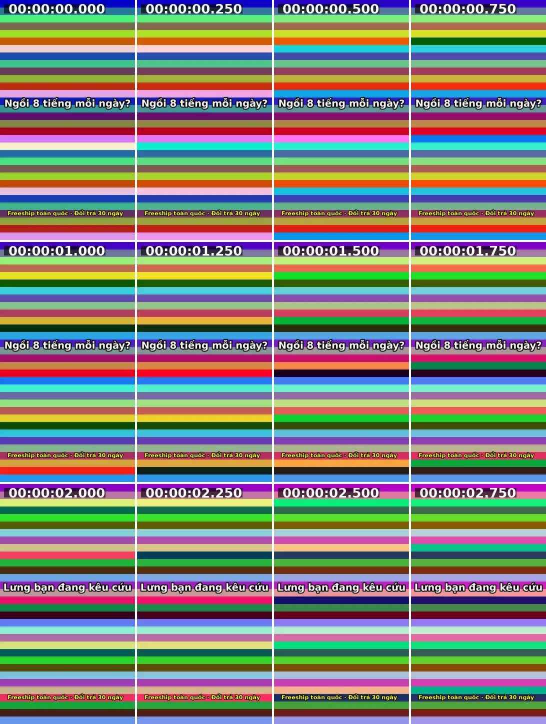
#> input picture examples/posturepro/03-videos/v1/hook_sheet.jpg, 1092 x 1448 px, given in place of v1, which was not available (shown at 1/2 size)
$ python ocr_frames.py --images ../examples/posturepro/03-videos/v1 --out-dir out
#> lines starting #> are read from the running program, lines starting #| are printed output that depends on the picture; after the words box and inside, x2 and y2 are one past the last pixel; in counts of white or black regions, pixels touching at a corner belong together
#!/usr/bin/env python3
"""ocr_frames.py: Đọc CHỮ TRÊN MÀN HÌNH (text overlay, caption, sticker giá…) của video/ảnh ad, hỗ trợ tiếng Việt có dấu.

Engine (tự chọn cái có sẵn, ưu tiên theo thứ tự):
  1. tesseract + gói ngôn ngữ vie   (apt install tesseract-ocr tesseract-ocr-vie | brew install tesseract tesseract-lang)
  2. easyocr ['vi','en']            (pip install easyocr, nặng hơn nhưng tốt với chữ cách điệu)

Mỗi khung được xử lý 2 kiểu (chữ sáng trên nền tối và ngược lại), phóng to 2× rồi chọn kết quả có độ tin cậy cao hơn.
Chữ giống nhau ở các khung liên tiếp được gộp thành 1 đoạn có thời gian bắt đầu/kết thúc.

Dùng:
  python3 ocr_frames.py --video ad.mp4 --out-dir out/ [--fps 2] [--hook-fps 4] [--lang vie+eng]
  python3 ocr_frames.py --images a.jpg b.png --out-dir out/          # ảnh tĩnh / screenshot
Output: ocr.json (timeline + hook 0–3s) · ocr.txt ("[0.0–2.5] chữ")
"""
from __future__ import annotations

import argparse
import difflib
import json
import os
import re
import shutil
import subprocess
import sys
import tempfile
import unicodedata
from pathlib import Path


def nfc(s: str) -> str:
    return unicodedata.normalize("NFC", s)


# [4 lines left out: function clean, not called in this run]


# ---------- tiền xử lý ----------
def variants(img_path: Path, tmp: Path) -> list[Path]:
    """3 bản: (1) tách chữ sáng trắng/vàng (caption ad phổ biến nhất: chữ trắng viền đen) → chữ đen nền trắng,
    (2) xám tăng tương phản, (3) đảo màu. Phóng lên chiều ngang ~1400px."""
    try:
        from PIL import Image, ImageOps, ImageFilter  # type: ignore
    except ImportError:
        return [img_path]
    rgb = Image.open(img_path).convert("RGB")
#> rgb is the input picture: PIL image 1092x1448 RGB; mean R, G, B 127.5, 128.3, 120.4
    w, h = rgb.size
#> w = 1092; h = 1448
    scale = max(1.0, min(2.0, 1400 / max(1, min(w, h))))
#> scale = 1.28
    rgb = rgb.resize((int(w * scale), int(h * scale)), Image.LANCZOS)
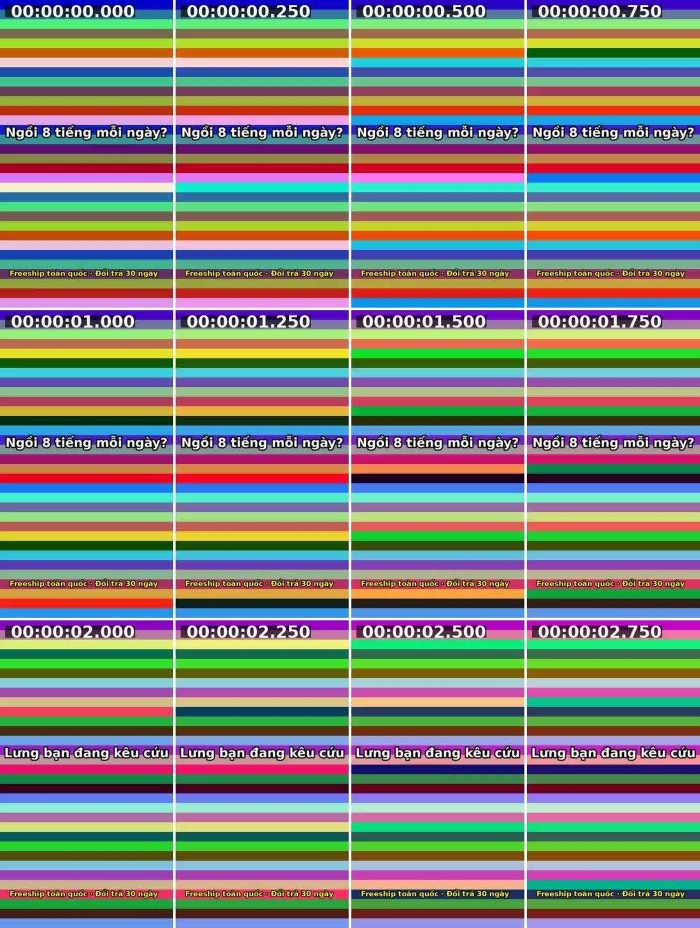
#> rgb: PIL image 1400x1856 RGB (shown at 1/2 size); mean R, G, B 127.4, 128.3, 120.4
    gray = rgb.convert("L")
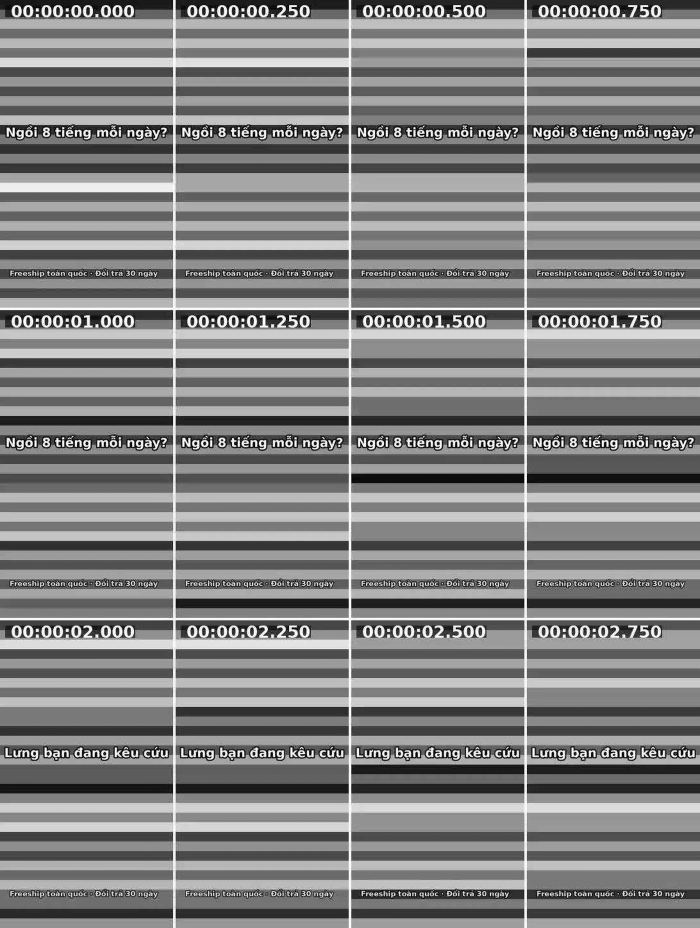
#> gray: PIL image 1400x1856 L (shown at 1/2 size); min 0, max 255, mean 127.1
    # chữ sáng: luma cao và độ bão hoà thấp (trắng) hoặc vàng (B thấp, R,G cao)
    r, g, b = rgb.split()
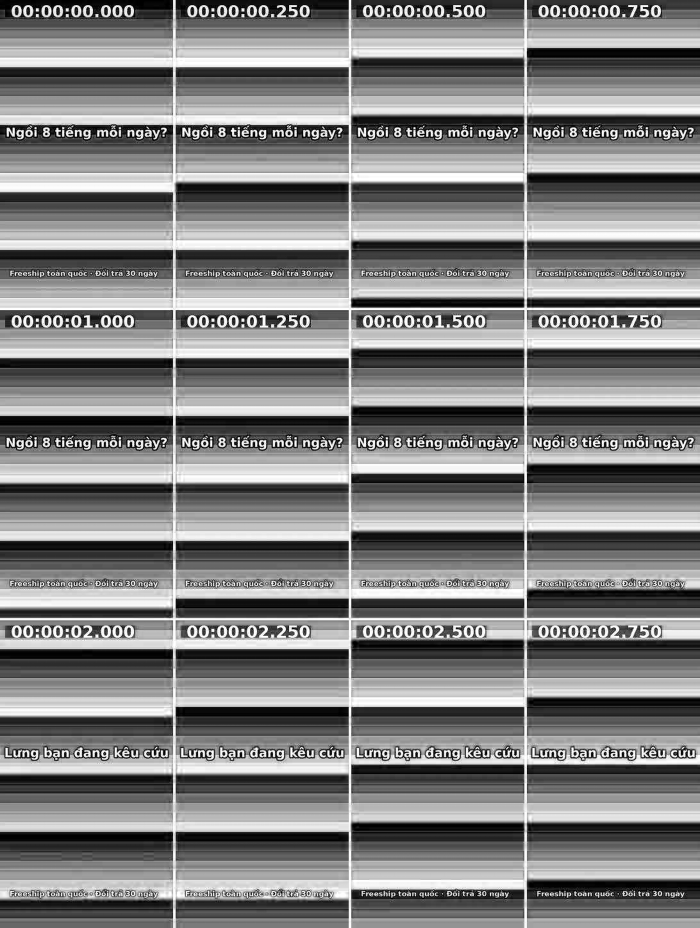
#> r: PIL image 1400x1856 L (shown at 1/2 size); min 0, max 255, mean 127.4
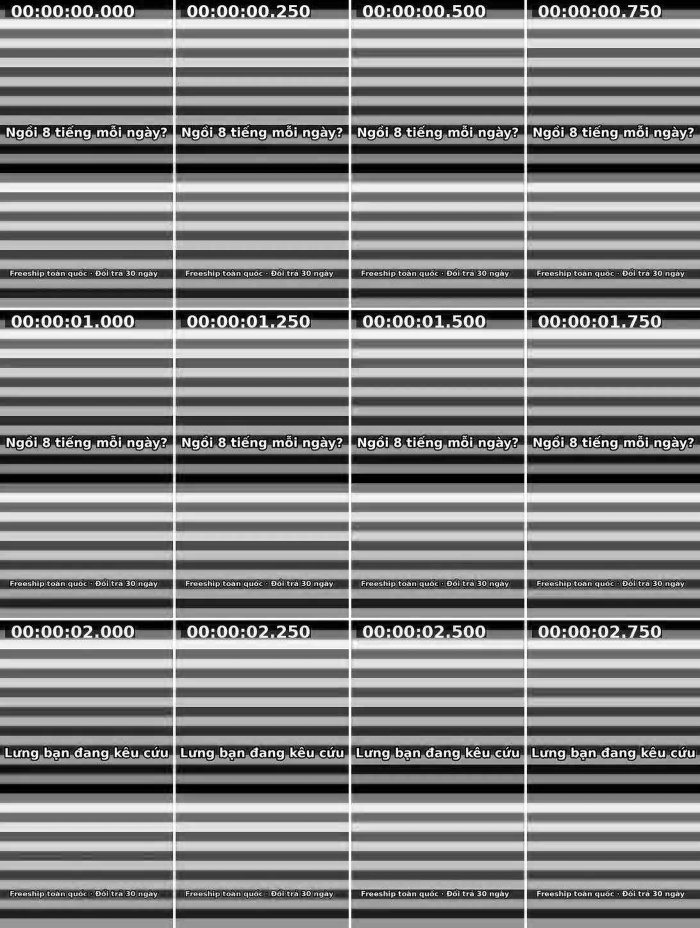
#> g: PIL image 1400x1856 L (shown at 1/2 size); min 0, max 255, mean 128.3
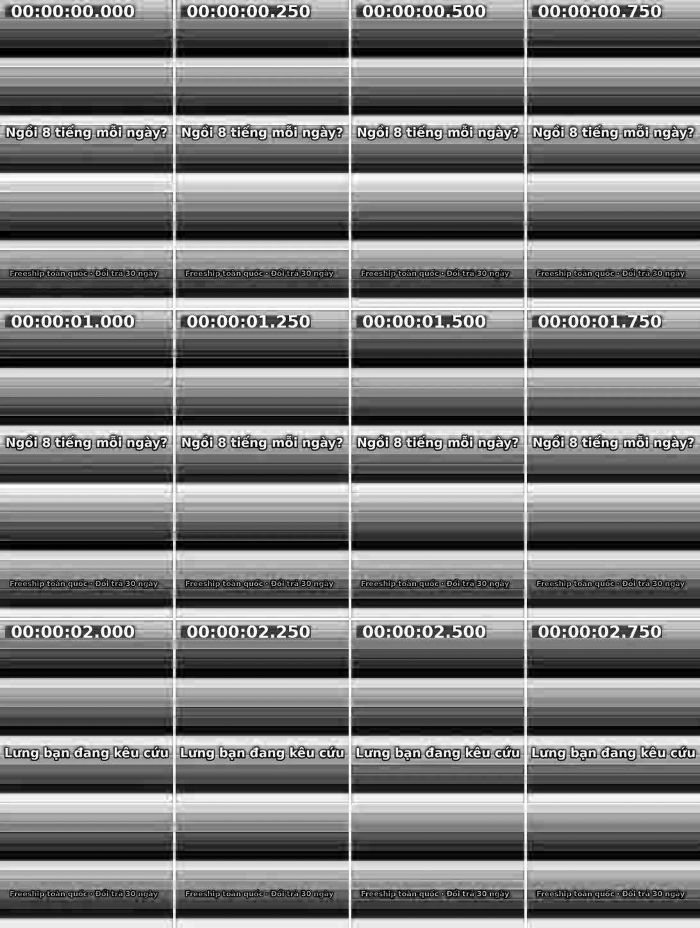
#> b: PIL image 1400x1856 L (shown at 1/2 size); min 0, max 255, mean 120.4
    bright = gray.point(lambda v: 255 if v >= 190 else 0)
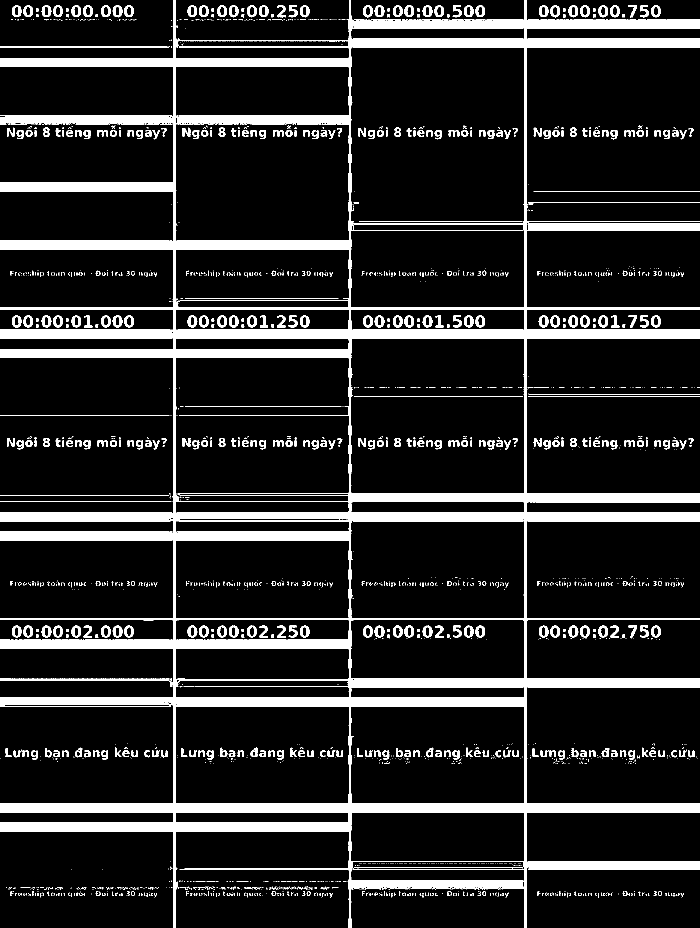
#> bright: PIL image 1400x1856 L (shown at 1/2 size); 14.1% white; 2302 white regions (1809 under 20 px), largest, box (x1, y1, x2, y2) and area: (0, 0, 1400, 1856) 287877, (704, 1760, 1047, 1779) 5447, (0, 1039, 340, 1043) 1018
    mask = ImageOps.invert(bright).filter(ImageFilter.MedianFilter(3))
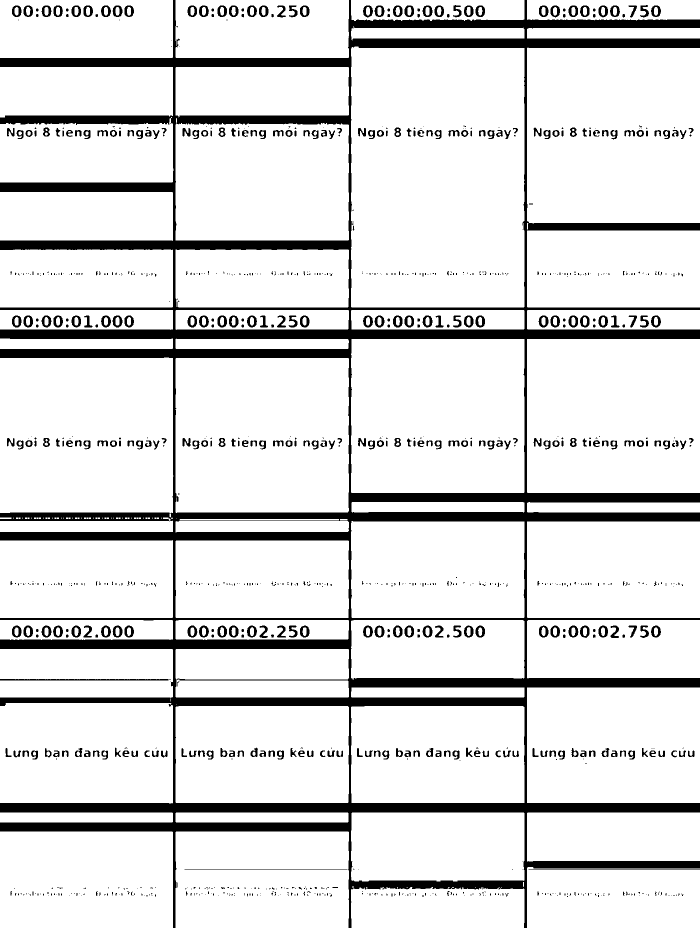
#> mask: PIL image 1400x1856 L (shown at 1/2 size); 86.6% white; 1155 black regions (758 under 20 px), largest, box (x1, y1, x2, y2) and area: (0, 0, 1400, 1856) 292275, (0, 1358, 337, 1361) 975, (1057, 1738, 1400, 1739) 343
    out = []
    for name, v in (("m", mask), ("g", ImageOps.autocontrast(gray, cutoff=2)), ("i", ImageOps.invert(ImageOps.autocontrast(gray, cutoff=2)))):
        p = tmp / f"{img_path.stem}_{name}.png"
        v.save(p)
        out.append(p)
#> this loop made 3 passes
#> name on passes 1 to 3: 'm', 'g', 'i'
#> after the loop, out = 3 items
    return out


# ---------- engine ----------
def tesseract_ok(lang: str) -> bool:
    if not shutil.which("tesseract"):
        return False
    langs = subprocess.run(["tesseract", "--list-langs"], capture_output=True, text=True).stdout + \
        subprocess.run(["tesseract", "--list-langs"], capture_output=True, text=True).stderr
    return all(l in langs.split() for l in lang.split("+"))


# [26 lines left out: function ocr_tesseract, not called in this run]


_EASY = None


def ocr_easy(p: Path, min_conf: float) -> tuple[str, float]:
    global _EASY
    import easyocr  # type: ignore
    if _EASY is None:
        _EASY = easyocr.Reader(["vi", "en"], gpu=False, verbose=False)
    res = _EASY.readtext(str(p))
    res = [r for r in res if r[2] * 100 >= min_conf]
    res.sort(key=lambda r: (round(r[0][0][1] / 40), r[0][0][0]))
    text = clean(" / ".join(r[1] for r in res))
    return text, (sum(r[2] for r in res) / len(res) * 100 if res else 0)


def ocr_image(img: Path, engine: str, lang: str, min_conf: float, tmp: Path) -> tuple[str, float]:
    best = ("", 0.0)
    for v in variants(img, tmp):
        t = ocr_tesseract(v, lang, min_conf) if engine == "tesseract" else ocr_easy(v, min_conf)
        if t[1] > best[1]:
            best = t
    return best


# ---------- timeline ----------
# [49 lines left out: functions similar, build_timeline, extract, not called in this run]


def main():
    ap = argparse.ArgumentParser(description=__doc__, formatter_class=argparse.RawDescriptionHelpFormatter)
    ap.add_argument("--video")
    ap.add_argument("--images", nargs="+")
    ap.add_argument("--out-dir", required=True)
    ap.add_argument("--fps", type=float, default=2.0, help="khung/giây cho toàn video")
    ap.add_argument("--hook-fps", type=float, default=4.0, help="khung/giây cho 3 giây đầu")
    ap.add_argument("--lang", default="vie+eng")
    ap.add_argument("--engine", choices=["auto", "tesseract", "easyocr"], default="auto")
    ap.add_argument("--min-conf", type=float, default=55)
    a = ap.parse_args()
    if not a.video and not a.images:
        sys.exit("Cần --video hoặc --images")

    engine = a.engine
    if engine == "auto":
        if tesseract_ok(a.lang):
            engine = "tesseract"
        else:
            try:
                import easyocr  # type: ignore  # noqa: F401
                engine = "easyocr"
            except ImportError:
                sys.exit("Không có engine OCR. Cài 1 trong 2:\n"
                         "  tesseract + tiếng Việt: apt install tesseract-ocr tesseract-ocr-vie  |  brew install tesseract tesseract-lang\n"
                         "  easyocr: pip install easyocr\n"
                         "Hoặc để Claude tự đọc khung hình (Read file ảnh) thay cho OCR.")
    out = Path(a.out_dir)
    out.mkdir(parents=True, exist_ok=True)
    res = {"engine": engine, "lang": a.lang}
    with tempfile.TemporaryDirectory() as td:
        tmp = Path(td)
        if a.images:
            res["images"] = []
            for p in a.images:
                text, conf = ocr_image(Path(p), engine, a.lang, a.min_conf, tmp)
                res["images"].append({"file": p, "text": text, "conf": round(conf, 1)})
            lines = [f"{Path(x['file']).name}: {x['text']}" for x in res["images"]]
        else:
            v = Path(a.video)
            hook = extract(v, a.hook_fps, tmp, 0, 3, "h")
            body = [(t, f) for t, f in extract(v, a.fps, tmp, 0, None, "b") if t >= 3]
            from concurrent.futures import ThreadPoolExecutor
            run = lambda tf: (tf[0], *ocr_image(tf[1], engine, a.lang, a.min_conf, tmp))  # noqa: E731
            workers = 1 if engine == "easyocr" else max(1, (os.cpu_count() or 2))
            with ThreadPoolExecutor(workers) as ex:
                hook_items = list(ex.map(run, hook))
                body_items = list(ex.map(run, body))
            hook_tl = build_timeline(hook_items, 1 / a.hook_fps)
            # gộp hook (4 fps) + thân (2 fps): bước thời gian dùng bước lớn hơn để không đứt đoạn
            tl = build_timeline(hook_items + body_items, max(1 / a.fps, 1 / a.hook_fps), min_frames=2)
            hook_main = [s for s in hook_tl if s["frames"] >= 2] or hook_tl
            res.update({
                "hook_0_3s": hook_main,
                "hook_text": " / ".join(s["text"] for s in hook_main),
                "first_text_at": hook_tl[0]["start"] if hook_tl else None,
                "timeline": tl,
                "frames_read": len(hook_items) + len(body_items),
            })
            lines = [f"[{s['start']:.1f}–{s['end']:.1f}] {s['text']}" for s in tl]
            lines.insert(0, f"HOOK 0–3s: {res['hook_text'] or '(không có chữ)'}")
    (out / "ocr.json").write_text(json.dumps(res, ensure_ascii=False, indent=1), encoding="utf-8")
    (out / "ocr.txt").write_text("\n".join(lines) + "\n", encoding="utf-8")
    print("\n".join(lines[:12]) + (f"\n… (+{len(lines) - 12} dòng)" if len(lines) > 12 else ""))
    print(f"\n→ {out}/ocr.json · engine={engine}")


if __name__ == "__main__":
    main()
#> (the call stopped at in ocr_easy, `_EASY = easyocr.Reader(["vi", "en"], gpu=False, verbose=False)`: easyocr is not available in this run)
